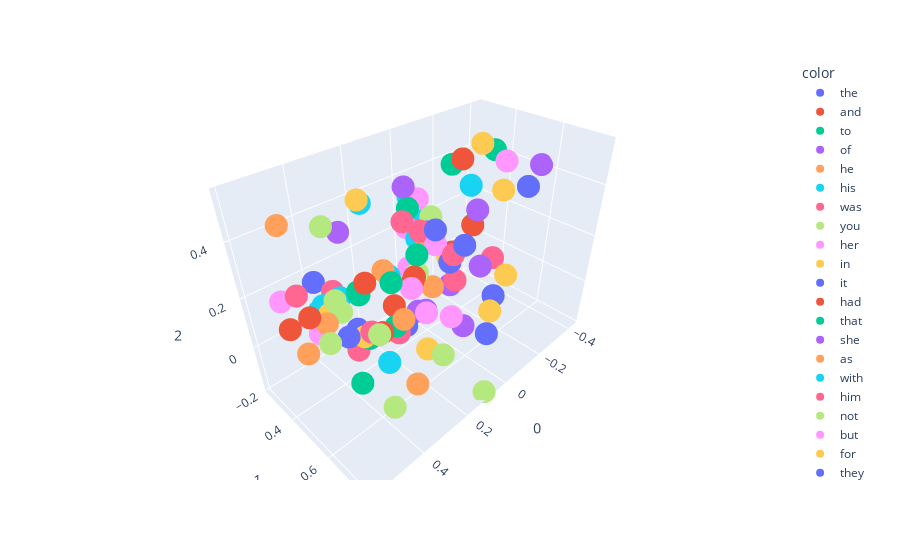

The cell this chart's notebook holds for it:
### Code cell
import plotly.express as px
fig = px.scatter_3d(X[:100],x=0,y=1,z=2, color=y[:100])
fig.show()

### Figure 1 — Plotly figure (JSON) as saved in the notebook; plotly's stock layout.template omitted (floating-point values rounded to 4 significant figures)
{"data": [{"hovertemplate": "color=the<br>0=%{x}<br>1=%{y}<br>2=%{z}<extra></extra>", "legendgroup": "the", "marker": {"color": "#636efa", "symbol": "circle"}, "mode": "markers", "name": "the", "scene": "scene", "showlegend": true, "type": "scatter3d", "x": [-0.1527], "y": [0.5906], "z": [-0.01256]}, {"hovertemplate": "color=and<br>0=%{x}<br>1=%{y}<br>2=%{z}<extra></extra>", "legendgroup": "and", "marker": {"color": "#EF553B", "symbol": "circle"}, "mode": "markers", "name": "and", "scene": "scene", "showlegend": true, "type": "scatter3d", "x": [-0.1857], "y": [0.3528], "z": [0.05522]}, {"hovertemplate": "color=to<br>0=%{x}<br>1=%{y}<br>2=%{z}<extra></extra>", "legendgroup": "to", "marker": {"color": "#00cc96", "symbol": "circle"}, "mode": "markers", "name": "to", "scene": "scene", "showlegend": true, "type": "scatter3d", "x": [0.2967], "y": [0.554], "z": [0.2645]}, {"hovertemplate": "color=of<br>0=%{x}<br>1=%{y}<br>2=%{z}<extra></extra>", "legendgroup": "of", "marker": {"color": "#ab63fa", "symbol": "circle"}, "mode": "markers", "name": "of", "scene": "scene", "showlegend": true, "type": "scatter3d", "x": [-0.01248], "y": [0.3773], "z": [-0.1253]}, {"hovertemplate": "color=he<br>0=%{x}<br>1=%{y}<br>2=%{z}<extra></extra>", "legendgroup": "he", "marker": {"color": "#FFA15A", "symbol": "circle"}, "mode": "markers", "name": "he", "scene": "scene", "showlegend": true, "type": "scatter3d", "x": [0.111], "y": [0.5129], "z": [0.3134]}, {"hovertemplate": "color=his<br>0=%{x}<br>1=%{y}<br>2=%{z}<extra></extra>", "legendgroup": "his", "marker": {"color": "#19d3f3", "symbol": "circle"}, "mode": "markers", "name": "his", "scene": "scene", "showlegend": true, "type": "scatter3d", "x": [-0.02566], "y": [0.2795], "z": [0.3279]}, {"hovertemplate": "color=was<br>0=%{x}<br>1=%{y}<br>2=%{z}<extra></extra>", "legendgroup": "was", "marker": {"color": "#FF6692", "symbol": "circle"}, "mode": "markers", "name": "was", "scene": "scene", "showlegend": true, "type": "scatter3d", "x": [0.09833], "y": [0.3849], "z": [0.3188]}, {"hovertemplate": "color=you<br>0=%{x}<br>1=%{y}<br>2=%{z}<extra></extra>", "legendgroup": "you", "marker": {"color": "#B6E880", "symbol": "circle"}, "mode": "markers", "name": "you", "scene": "scene", "showlegend": true, "type": "scatter3d", "x": [0.5442], "y": [0.5917], "z": [0.214]}, {"hovertemplate": "color=her<br>0=%{x}<br>1=%{y}<br>2=%{z}<extra></extra>", "legendgroup": "her", "marker": {"color": "#FF97FF", "symbol": "circle"}, "mode": "markers", "name": "her", "scene": "scene", "showlegend": true, "type": "scatter3d", "x": [0.001597], "y": [0.3564], "z": [0.3568]}, {"hovertemplate": "color=in<br>0=%{x}<br>1=%{y}<br>2=%{z}<extra></extra>", "legendgroup": "in", "marker": {"color": "#FECB52", "symbol": "circle"}, "mode": "markers", "name": "in", "scene": "scene", "showlegend": true, "type": "scatter3d", "x": [-0.08327], "y": [0.4226], "z": [0.1112]}, {"hovertemplate": "color=it<br>0=%{x}<br>1=%{y}<br>2=%{z}<extra></extra>", "legendgroup": "it", "marker": {"color": "#636efa", "symbol": "circle"}, "mode": "markers", "name": "it", "scene": "scene", "showlegend": true, "type": "scatter3d", "x": [0.1034], "y": [0.6065], "z": [0.2687]}, {"hovertemplate": "color=had<br>0=%{x}<br>1=%{y}<br>2=%{z}<extra></extra>", "legendgroup": "had", "marker": {"color": "#EF553B", "symbol": "circle"}, "mode": "markers", "name": "had", "scene": "scene", "showlegend": true, "type": "scatter3d", "x": [0.1511], "y": [0.4957], "z": [0.1799]}, {"hovertemplate": "color=that<br>0=%{x}<br>1=%{y}<br>2=%{z}<extra></extra>", "legendgroup": "that", "marker": {"color": "#00cc96", "symbol": "circle"}, "mode": "markers", "name": "that", "scene": "scene", "showlegend": true, "type": "scatter3d", "x": [0.3139], "y": [0.588], "z": [0.1285]}, {"hovertemplate": "color=she<br>0=%{x}<br>1=%{y}<br>2=%{z}<extra></extra>", "legendgroup": "she", "marker": {"color": "#ab63fa", "symbol": "circle"}, "mode": "markers", "name": "she", "scene": "scene", "showlegend": true, "type": "scatter3d", "x": [0.07786], "y": [0.4836], "z": [0.3138]}, {"hovertemplate": "color=as<br>0=%{x}<br>1=%{y}<br>2=%{z}<extra></extra>", "legendgroup": "as", "marker": {"color": "#FFA15A", "symbol": "circle"}, "mode": "markers", "name": "as", "scene": "scene", "showlegend": true, "type": "scatter3d", "x": [0.01816], "y": [0.4516], "z": [0.2623]}, {"hovertemplate": "color=with<br>0=%{x}<br>1=%{y}<br>2=%{z}<extra></extra>", "legendgroup": "with", "marker": {"color": "#19d3f3", "symbol": "circle"}, "mode": "markers", "name": "with", "scene": "scene", "showlegend": true, "type": "scatter3d", "x": [-0.101], "y": [0.2857], "z": [0.2124]}, {"hovertemplate": "color=him<br>0=%{x}<br>1=%{y}<br>2=%{z}<extra></extra>", "legendgroup": "him", "marker": {"color": "#FF6692", "symbol": "circle"}, "mode": "markers", "name": "him", "scene": "scene", "showlegend": true, "type": "scatter3d", "x": [0.1266], "y": [0.4995], "z": [0.3438]}, {"hovertemplate": "color=not<br>0=%{x}<br>1=%{y}<br>2=%{z}<extra></extra>", "legendgroup": "not", "marker": {"color": "#B6E880", "symbol": "circle"}, "mode": "markers", "name": "not", "scene": "scene", "showlegend": true, "type": "scatter3d", "x": [0.4624], "y": [0.5336], "z": [0.239]}, {"hovertemplate": "color=but<br>0=%{x}<br>1=%{y}<br>2=%{z}<extra></extra>", "legendgroup": "but", "marker": {"color": "#FF97FF", "symbol": "circle"}, "mode": "markers", "name": "but", "scene": "scene", "showlegend": true, "type": "scatter3d", "x": [0.2382], "y": [0.5767], "z": [0.2242]}, {"hovertemplate": "color=for<br>0=%{x}<br>1=%{y}<br>2=%{z}<extra></extra>", "legendgroup": "for", "marker": {"color": "#FECB52", "symbol": "circle"}, "mode": "markers", "name": "for", "scene": "scene", "showlegend": true, "type": "scatter3d", "x": [0.4512], "y": [0.485], "z": [0.224]}, {"hovertemplate": "color=they<br>0=%{x}<br>1=%{y}<br>2=%{z}<extra></extra>", "legendgroup": "they", "marker": {"color": "#636efa", "symbol": "circle"}, "mode": "markers", "name": "they", "scene": "scene", "showlegend": true, "type": "scatter3d", "x": [0.01486], "y": [0.7002], "z": [-0.02242]}, {"hovertemplate": "color=is<br>0=%{x}<br>1=%{y}<br>2=%{z}<extra></extra>", "legendgroup": "is", "marker": {"color": "#EF553B", "symbol": "circle"}, "mode": "markers", "name": "is", "scene": "scene", "showlegend": true, "type": "scatter3d", "x": [0.5843], "y": [0.4571], "z": [0.2029]}, {"hovertemplate": "color=at<br>0=%{x}<br>1=%{y}<br>2=%{z}<extra></extra>", "legendgroup": "at", "marker": {"color": "#00cc96", "symbol": "circle"}, "mode": "markers", "name": "at", "scene": "scene", "showlegend": true, "type": "scatter3d", "x": [0.05982], "y": [0.3705], "z": [0.3482]}, {"hovertemplate": "color=on<br>0=%{x}<br>1=%{y}<br>2=%{z}<extra></extra>", "legendgroup": "on", "marker": {"color": "#ab63fa", "symbol": "circle"}, "mode": "markers", "name": "on", "scene": "scene", "showlegend": true, "type": "scatter3d", "x": [-0.1998], "y": [0.4556], "z": [0.2753]}, {"hovertemplate": "color=said<br>0=%{x}<br>1=%{y}<br>2=%{z}<extra></extra>", "legendgroup": "said", "marker": {"color": "#FFA15A", "symbol": "circle"}, "mode": "markers", "name": "said", "scene": "scene", "showlegend": true, "type": "scatter3d", "x": [0.5492], "y": [0.4277], "z": [0.508]}, {"hovertemplate": "color=my<br>0=%{x}<br>1=%{y}<br>2=%{z}<extra></extra>", "legendgroup": "my", "marker": {"color": "#19d3f3", "symbol": "circle"}, "mode": "markers", "name": "my", "scene": "scene", "showlegend": true, "type": "scatter3d", "x": [0.4925], "y": [0.466], "z": [0.2198]}, {"hovertemplate": "color=have<br>0=%{x}<br>1=%{y}<br>2=%{z}<extra></extra>", "legendgroup": "have", "marker": {"color": "#FF6692", "symbol": "circle"}, "mode": "markers", "name": "have", "scene": "scene", "showlegend": true, "type": "scatter3d", "x": [0.4148], "y": [0.6012], "z": [0.1782]}, {"hovertemplate": "color=be<br>0=%{x}<br>1=%{y}<br>2=%{z}<extra></extra>", "legendgroup": "be", "marker": {"color": "#B6E880", "symbol": "circle"}, "mode": "markers", "name": "be", "scene": "scene", "showlegend": true, "type": "scatter3d", "x": [0.4096], "y": [0.6293], "z": [0.1831]}, {"hovertemplate": "color=lord<br>0=%{x}<br>1=%{y}<br>2=%{z}<extra></extra>", "legendgroup": "lord", "marker": {"color": "#FF97FF", "symbol": "circle"}, "mode": "markers", "name": "lord", "scene": "scene", "showlegend": true, "type": "scatter3d", "x": [0.4832], "y": [0.4335], "z": [0.107]}, {"hovertemplate": "color=them<br>0=%{x}<br>1=%{y}<br>2=%{z}<extra></extra>", "legendgroup": "them", "marker": {"color": "#FECB52", "symbol": "circle"}, "mode": "markers", "name": "them", "scene": "scene", "showlegend": true, "type": "scatter3d", "x": [-0.01077], "y": [0.6871], "z": [0.05469]}, {"hovertemplate": "color=no<br>0=%{x}<br>1=%{y}<br>2=%{z}<extra></extra>", "legendgroup": "no", "marker": {"color": "#636efa", "symbol": "circle"}, "mode": "markers", "name": "no", "scene": "scene", "showlegend": true, "type": "scatter3d", "x": [0.3993], "y": [0.5104], "z": [0.1213]}, {"hovertemplate": "color=from<br>0=%{x}<br>1=%{y}<br>2=%{z}<extra></extra>", "legendgroup": "from", "marker": {"color": "#EF553B", "symbol": "circle"}, "mode": "markers", "name": "from", "scene": "scene", "showlegend": true, "type": "scatter3d", "x": [-0.1953], "y": [0.4401], "z": [0.2092]}, {"hovertemplate": "color=would<br>0=%{x}<br>1=%{y}<br>2=%{z}<extra></extra>", "legendgroup": "would", "marker": {"color": "#00cc96", "symbol": "circle"}, "mode": "markers", "name": "would", "scene": "scene", "showlegend": true, "type": "scatter3d", "x": [0.4043], "y": [0.5375], "z": [0.2809]}, {"hovertemplate": "color=were<br>0=%{x}<br>1=%{y}<br>2=%{z}<extra></extra>", "legendgroup": "were", "marker": {"color": "#ab63fa", "symbol": "circle"}, "mode": "markers", "name": "were", "scene": "scene", "showlegend": true, "type": "scatter3d", "x": [-0.0185], "y": [0.4969], "z": [0.05918]}, {"hovertemplate": "color=me<br>0=%{x}<br>1=%{y}<br>2=%{z}<extra></extra>", "legendgroup": "me", "marker": {"color": "#FFA15A", "symbol": "circle"}, "mode": "markers", "name": "me", "scene": "scene", "showlegend": true, "type": "scatter3d", "x": [0.5196], "y": [0.5475], "z": [0.2406]}, {"hovertemplate": "color=your<br>0=%{x}<br>1=%{y}<br>2=%{z}<extra></extra>", "legendgroup": "your", "marker": {"color": "#19d3f3", "symbol": "circle"}, "mode": "markers", "name": "your", "scene": "scene", "showlegend": true, "type": "scatter3d", "x": [0.4714], "y": [0.455], "z": [0.2218]}, {"hovertemplate": "color=one<br>0=%{x}<br>1=%{y}<br>2=%{z}<extra></extra>", "legendgroup": "one", "marker": {"color": "#FF6692", "symbol": "circle"}, "mode": "markers", "name": "one", "scene": "scene", "showlegend": true, "type": "scatter3d", "x": [0.04999], "y": [0.5816], "z": [0.159]}, {"hovertemplate": "color=all<br>0=%{x}<br>1=%{y}<br>2=%{z}<extra></extra>", "legendgroup": "all", "marker": {"color": "#B6E880", "symbol": "circle"}, "mode": "markers", "name": "all", "scene": "scene", "showlegend": true, "type": "scatter3d", "x": [0.2302], "y": [0.7046], "z": [0.03198]}, {"hovertemplate": "color=when<br>0=%{x}<br>1=%{y}<br>2=%{z}<extra></extra>", "legendgroup": "when", "marker": {"color": "#FF97FF", "symbol": "circle"}, "mode": "markers", "name": "when", "scene": "scene", "showlegend": true, "type": "scatter3d", "x": [0.1208], "y": [0.5617], "z": [0.3193]}, {"hovertemplate": "color=will<br>0=%{x}<br>1=%{y}<br>2=%{z}<extra></extra>", "legendgroup": "will", "marker": {"color": "#FECB52", "symbol": "circle"}, "mode": "markers", "name": "will", "scene": "scene", "showlegend": true, "type": "scatter3d", "x": [0.4863], "y": [0.5119], "z": [0.2343]}, {"hovertemplate": "color=ser<br>0=%{x}<br>1=%{y}<br>2=%{z}<extra></extra>", "legendgroup": "ser", "marker": {"color": "#636efa", "symbol": "circle"}, "mode": "markers", "name": "ser", "scene": "scene", "showlegend": true, "type": "scatter3d", "x": [0.3879], "y": [0.2682], "z": [0.163]}, {"hovertemplate": "color=if<br>0=%{x}<br>1=%{y}<br>2=%{z}<extra></extra>", "legendgroup": "if", "marker": {"color": "#EF553B", "symbol": "circle"}, "mode": "markers", "name": "if", "scene": "scene", "showlegend": true, "type": "scatter3d", "x": [0.414], "y": [0.5883], "z": [0.3425]}, {"hovertemplate": "color=so<br>0=%{x}<br>1=%{y}<br>2=%{z}<extra></extra>", "legendgroup": "so", "marker": {"color": "#00cc96", "symbol": "circle"}, "mode": "markers", "name": "so", "scene": "scene", "showlegend": true, "type": "scatter3d", "x": [0.1806], "y": [0.5417], "z": [0.3015]}, {"hovertemplate": "color=their<br>0=%{x}<br>1=%{y}<br>2=%{z}<extra></extra>", "legendgroup": "their", "marker": {"color": "#ab63fa", "symbol": "circle"}, "mode": "markers", "name": "their", "scene": "scene", "showlegend": true, "type": "scatter3d", "x": [-0.06274], "y": [0.5284], "z": [-0.1427]}, {"hovertemplate": "color=we<br>0=%{x}<br>1=%{y}<br>2=%{z}<extra></extra>", "legendgroup": "we", "marker": {"color": "#FFA15A", "symbol": "circle"}, "mode": "markers", "name": "we", "scene": "scene", "showlegend": true, "type": "scatter3d", "x": [0.3713], "y": [0.7396], "z": [0.03926]}, {"hovertemplate": "color=could<br>0=%{x}<br>1=%{y}<br>2=%{z}<extra></extra>", "legendgroup": "could", "marker": {"color": "#19d3f3", "symbol": "circle"}, "mode": "markers", "name": "could", "scene": "scene", "showlegend": true, "type": "scatter3d", "x": [0.1162], "y": [0.4731], "z": [0.3011]}, {"hovertemplate": "color=are<br>0=%{x}<br>1=%{y}<br>2=%{z}<extra></extra>", "legendgroup": "are", "marker": {"color": "#FF6692", "symbol": "circle"}, "mode": "markers", "name": "are", "scene": "scene", "showlegend": true, "type": "scatter3d", "x": [0.4123], "y": [0.5225], "z": [0.05195]}, {"hovertemplate": "color=man<br>0=%{x}<br>1=%{y}<br>2=%{z}<extra></extra>", "legendgroup": "man", "marker": {"color": "#B6E880", "symbol": "circle"}, "mode": "markers", "name": "man", "scene": "scene", "showlegend": true, "type": "scatter3d", "x": [0.1292], "y": [0.4862], "z": [0.1804]}, {"hovertemplate": "color=there<br>0=%{x}<br>1=%{y}<br>2=%{z}<extra></extra>", "legendgroup": "there", "marker": {"color": "#FF97FF", "symbol": "circle"}, "mode": "markers", "name": "there", "scene": "scene", "showlegend": true, "type": "scatter3d", "x": [0.09824], "y": [0.6135], "z": [0.05082]}, {"hovertemplate": "color=this<br>0=%{x}<br>1=%{y}<br>2=%{z}<extra></extra>", "legendgroup": "this", "marker": {"color": "#FECB52", "symbol": "circle"}, "mode": "markers", "name": "this", "scene": "scene", "showlegend": true, "type": "scatter3d", "x": [0.4327], "y": [0.5895], "z": [0.164]}, {"hovertemplate": "color=up<br>0=%{x}<br>1=%{y}<br>2=%{z}<extra></extra>", "legendgroup": "up", "marker": {"color": "#636efa", "symbol": "circle"}, "mode": "markers", "name": "up", "scene": "scene", "showlegend": true, "type": "scatter3d", "x": [-0.3771], "y": [0.54], "z": [0.3355]}, {"hovertemplate": "color=been<br>0=%{x}<br>1=%{y}<br>2=%{z}<extra></extra>", "legendgroup": "been", "marker": {"color": "#EF553B", "symbol": "circle"}, "mode": "markers", "name": "been", "scene": "scene", "showlegend": true, "type": "scatter3d", "x": [0.1776], "y": [0.5144], "z": [0.1815]}, {"hovertemplate": "color=what<br>0=%{x}<br>1=%{y}<br>2=%{z}<extra></extra>", "legendgroup": "what", "marker": {"color": "#00cc96", "symbol": "circle"}, "mode": "markers", "name": "what", "scene": "scene", "showlegend": true, "type": "scatter3d", "x": [0.4113], "y": [0.5842], "z": [0.1402]}, {"hovertemplate": "color=did<br>0=%{x}<br>1=%{y}<br>2=%{z}<extra></extra>", "legendgroup": "did", "marker": {"color": "#ab63fa", "symbol": "circle"}, "mode": "markers", "name": "did", "scene": "scene", "showlegend": true, "type": "scatter3d", "x": [0.3675], "y": [0.4163], "z": [0.4065]}, {"hovertemplate": "color=by<br>0=%{x}<br>1=%{y}<br>2=%{z}<extra></extra>", "legendgroup": "by", "marker": {"color": "#FFA15A", "symbol": "circle"}, "mode": "markers", "name": "by", "scene": "scene", "showlegend": true, "type": "scatter3d", "x": [0.03333], "y": [0.4599], "z": [0.05841]}, {"hovertemplate": "color=king<br>0=%{x}<br>1=%{y}<br>2=%{z}<extra></extra>", "legendgroup": "king", "marker": {"color": "#19d3f3", "symbol": "circle"}, "mode": "markers", "name": "king", "scene": "scene", "showlegend": true, "type": "scatter3d", "x": [0.4003], "y": [0.654], "z": [0.08518]}, {"hovertemplate": "color=do<br>0=%{x}<br>1=%{y}<br>2=%{z}<extra></extra>", "legendgroup": "do", "marker": {"color": "#FF6692", "symbol": "circle"}, "mode": "markers", "name": "do", "scene": "scene", "showlegend": true, "type": "scatter3d", "x": [0.5647], "y": [0.4924], "z": [0.3298]}, {"hovertemplate": "color=men<br>0=%{x}<br>1=%{y}<br>2=%{z}<extra></extra>", "legendgroup": "men", "marker": {"color": "#B6E880", "symbol": "circle"}, "mode": "markers", "name": "men", "scene": "scene", "showlegend": true, "type": "scatter3d", "x": [0.09997], "y": [0.7747], "z": [-0.1836]}, {"hovertemplate": "color=back<br>0=%{x}<br>1=%{y}<br>2=%{z}<extra></extra>", "legendgroup": "back", "marker": {"color": "#FF97FF", "symbol": "circle"}, "mode": "markers", "name": "back", "scene": "scene", "showlegend": true, "type": "scatter3d", "x": [-0.1775], "y": [0.5812], "z": [0.5058]}, {"hovertemplate": "color=out<br>0=%{x}<br>1=%{y}<br>2=%{z}<extra></extra>", "legendgroup": "out", "marker": {"color": "#FECB52", "symbol": "circle"}, "mode": "markers", "name": "out", "scene": "scene", "showlegend": true, "type": "scatter3d", "x": [-0.227], "y": [0.5419], "z": [0.3742]}, {"hovertemplate": "color=more<br>0=%{x}<br>1=%{y}<br>2=%{z}<extra></extra>", "legendgroup": "more", "marker": {"color": "#636efa", "symbol": "circle"}, "mode": "markers", "name": "more", "scene": "scene", "showlegend": true, "type": "scatter3d", "x": [0.2483], "y": [0.5598], "z": [0.07205]}, {"hovertemplate": "color=or<br>0=%{x}<br>1=%{y}<br>2=%{z}<extra></extra>", "legendgroup": "or", "marker": {"color": "#EF553B", "symbol": "circle"}, "mode": "markers", "name": "or", "scene": "scene", "showlegend": true, "type": "scatter3d", "x": [0.3623], "y": [0.5818], "z": [0.1297]}, {"hovertemplate": "color=who<br>0=%{x}<br>1=%{y}<br>2=%{z}<extra></extra>", "legendgroup": "who", "marker": {"color": "#00cc96", "symbol": "circle"}, "mode": "markers", "name": "who", "scene": "scene", "showlegend": true, "type": "scatter3d", "x": [0.4464], "y": [0.5735], "z": [-0.02852]}, {"hovertemplate": "color=down<br>0=%{x}<br>1=%{y}<br>2=%{z}<extra></extra>", "legendgroup": "down", "marker": {"color": "#ab63fa", "symbol": "circle"}, "mode": "markers", "name": "down", "scene": "scene", "showlegend": true, "type": "scatter3d", "x": [-0.4248], "y": [0.5527], "z": [0.4091]}, {"hovertemplate": "color=well<br>0=%{x}<br>1=%{y}<br>2=%{z}<extra></extra>", "legendgroup": "well", "marker": {"color": "#FFA15A", "symbol": "circle"}, "mode": "markers", "name": "well", "scene": "scene", "showlegend": true, "type": "scatter3d", "x": [0.3584], "y": [0.5576], "z": [0.1019]}, {"hovertemplate": "color=than<br>0=%{x}<br>1=%{y}<br>2=%{z}<extra></extra>", "legendgroup": "than", "marker": {"color": "#19d3f3", "symbol": "circle"}, "mode": "markers", "name": "than", "scene": "scene", "showlegend": true, "type": "scatter3d", "x": [0.205], "y": [0.4329], "z": [0.1786]}, {"hovertemplate": "color=only<br>0=%{x}<br>1=%{y}<br>2=%{z}<extra></extra>", "legendgroup": "only", "marker": {"color": "#FF6692", "symbol": "circle"}, "mode": "markers", "name": "only", "scene": "scene", "showlegend": true, "type": "scatter3d", "x": [0.3], "y": [0.5832], "z": [0.08928]}, {"hovertemplate": "color=like<br>0=%{x}<br>1=%{y}<br>2=%{z}<extra></extra>", "legendgroup": "like", "marker": {"color": "#B6E880", "symbol": "circle"}, "mode": "markers", "name": "like", "scene": "scene", "showlegend": true, "type": "scatter3d", "x": [-0.06981], "y": [0.3489], "z": [0.257]}, {"hovertemplate": "color=jon<br>0=%{x}<br>1=%{y}<br>2=%{z}<extra></extra>", "legendgroup": "jon", "marker": {"color": "#FF97FF", "symbol": "circle"}, "mode": "markers", "name": "jon", "scene": "scene", "showlegend": true, "type": "scatter3d", "x": [0.07062], "y": [0.3727], "z": [0.2806]}, {"hovertemplate": "color=some<br>0=%{x}<br>1=%{y}<br>2=%{z}<extra></extra>", "legendgroup": "some", "marker": {"color": "#FECB52", "symbol": "circle"}, "mode": "markers", "name": "some", "scene": "scene", "showlegend": true, "type": "scatter3d", "x": [0.1459], "y": [0.549], "z": [-0.1075]}, {"hovertemplate": "color=father<br>0=%{x}<br>1=%{y}<br>2=%{z}<extra></extra>", "legendgroup": "father", "marker": {"color": "#636efa", "symbol": "circle"}, "mode": "markers", "name": "father", "scene": "scene", "showlegend": true, "type": "scatter3d", "x": [0.494], "y": [0.6053], "z": [0.2135]}, {"hovertemplate": "color=old<br>0=%{x}<br>1=%{y}<br>2=%{z}<extra></extra>", "legendgroup": "old", "marker": {"color": "#EF553B", "symbol": "circle"}, "mode": "markers", "name": "old", "scene": "scene", "showlegend": true, "type": "scatter3d", "x": [0.1691], "y": [0.4073], "z": [0.01943]}, {"hovertemplate": "color=hand<br>0=%{x}<br>1=%{y}<br>2=%{z}<extra></extra>", "legendgroup": "hand", "marker": {"color": "#00cc96", "symbol": "circle"}, "mode": "markers", "name": "hand", "scene": "scene", "showlegend": true, "type": "scatter3d", "x": [-0.04271], "y": [0.4715], "z": [0.5026]}, {"hovertemplate": "color=even<br>0=%{x}<br>1=%{y}<br>2=%{z}<extra></extra>", "legendgroup": "even", "marker": {"color": "#ab63fa", "symbol": "circle"}, "mode": "markers", "name": "even", "scene": "scene", "showlegend": true, "type": "scatter3d", "x": [0.1822], "y": [0.5434], "z": [0.08314]}, {"hovertemplate": "color=too<br>0=%{x}<br>1=%{y}<br>2=%{z}<extra></extra>", "legendgroup": "too", "marker": {"color": "#FFA15A", "symbol": "circle"}, "mode": "markers", "name": "too", "scene": "scene", "showlegend": true, "type": "scatter3d", "x": [0.2406], "y": [0.4484], "z": [0.2263]}, {"hovertemplate": "color=tyrion<br>0=%{x}<br>1=%{y}<br>2=%{z}<extra></extra>", "legendgroup": "tyrion", "marker": {"color": "#19d3f3", "symbol": "circle"}, "mode": "markers", "name": "tyrion", "scene": "scene", "showlegend": true, "type": "scatter3d", "x": [0.1628], "y": [0.2478], "z": [0.359]}, {"hovertemplate": "color=before<br>0=%{x}<br>1=%{y}<br>2=%{z}<extra></extra>", "legendgroup": "before", "marker": {"color": "#FF6692", "symbol": "circle"}, "mode": "markers", "name": "before", "scene": "scene", "showlegend": true, "type": "scatter3d", "x": [0.115], "y": [0.6309], "z": [0.3131]}, {"hovertemplate": "color=never<br>0=%{x}<br>1=%{y}<br>2=%{z}<extra></extra>", "legendgroup": "never", "marker": {"color": "#B6E880", "symbol": "circle"}, "mode": "markers", "name": "never", "scene": "scene", "showlegend": true, "type": "scatter3d", "x": [0.4718], "y": [0.5239], "z": [0.2793]}, {"hovertemplate": "color=an<br>0=%{x}<br>1=%{y}<br>2=%{z}<extra></extra>", "legendgroup": "an", "marker": {"color": "#FF97FF", "symbol": "circle"}, "mode": "markers", "name": "an", "scene": "scene", "showlegend": true, "type": "scatter3d", "x": [0.04986], "y": [0.3557], "z": [0.09752]}, {"hovertemplate": "color=off<br>0=%{x}<br>1=%{y}<br>2=%{z}<extra></extra>", "legendgroup": "off", "marker": {"color": "#FECB52", "symbol": "circle"}, "mode": "markers", "name": "off", "scene": "scene", "showlegend": true, "type": "scatter3d", "x": [-0.2851], "y": [0.3917], "z": [0.4819]}, {"hovertemplate": "color=see<br>0=%{x}<br>1=%{y}<br>2=%{z}<extra></extra>", "legendgroup": "see", "marker": {"color": "#636efa", "symbol": "circle"}, "mode": "markers", "name": "see", "scene": "scene", "showlegend": true, "type": "scatter3d", "x": [0.1789], "y": [0.6184], "z": [0.4198]}, {"hovertemplate": "color=know<br>0=%{x}<br>1=%{y}<br>2=%{z}<extra></extra>", "legendgroup": "know", "marker": {"color": "#EF553B", "symbol": "circle"}, "mode": "markers", "name": "know", "scene": "scene", "showlegend": true, "type": "scatter3d", "x": [0.5588], "y": [0.5317], "z": [0.2757]}, {"hovertemplate": "color=into<br>0=%{x}<br>1=%{y}<br>2=%{z}<extra></extra>", "legendgroup": "into", "marker": {"color": "#00cc96", "symbol": "circle"}, "mode": "markers", "name": "into", "scene": "scene", "showlegend": true, "type": "scatter3d", "x": [-0.3847], "y": [0.3725], "z": [0.4247]}, {"hovertemplate": "color=made<br>0=%{x}<br>1=%{y}<br>2=%{z}<extra></extra>", "legendgroup": "made", "marker": {"color": "#ab63fa", "symbol": "circle"}, "mode": "markers", "name": "made", "scene": "scene", "showlegend": true, "type": "scatter3d", "x": [0.04403], "y": [0.335], "z": [0.4077]}, {"hovertemplate": "color=now<br>0=%{x}<br>1=%{y}<br>2=%{z}<extra></extra>", "legendgroup": "now", "marker": {"color": "#FFA15A", "symbol": "circle"}, "mode": "markers", "name": "now", "scene": "scene", "showlegend": true, "type": "scatter3d", "x": [0.3409], "y": [0.6558], "z": [0.2131]}, {"hovertemplate": "color=eyes<br>0=%{x}<br>1=%{y}<br>2=%{z}<extra></extra>", "legendgroup": "eyes", "marker": {"color": "#19d3f3", "symbol": "circle"}, "mode": "markers", "name": "eyes", "scene": "scene", "showlegend": true, "type": "scatter3d", "x": [-0.1574], "y": [0.4559], "z": [0.3862]}, {"hovertemplate": "color=black<br>0=%{x}<br>1=%{y}<br>2=%{z}<extra></extra>", "legendgroup": "black", "marker": {"color": "#FF6692", "symbol": "circle"}, "mode": "markers", "name": "black", "scene": "scene", "showlegend": true, "type": "scatter3d", "x": [-0.3864], "y": [0.3975], "z": [-0.04616]}, {"hovertemplate": "color=told<br>0=%{x}<br>1=%{y}<br>2=%{z}<extra></extra>", "legendgroup": "told", "marker": {"color": "#B6E880", "symbol": "circle"}, "mode": "markers", "name": "told", "scene": "scene", "showlegend": true, "type": "scatter3d", "x": [0.4721], "y": [0.5059], "z": [0.5052]}, {"hovertemplate": "color=lady<br>0=%{x}<br>1=%{y}<br>2=%{z}<extra></extra>", "legendgroup": "lady", "marker": {"color": "#FF97FF", "symbol": "circle"}, "mode": "markers", "name": "lady", "scene": "scene", "showlegend": true, "type": "scatter3d", "x": [0.5379], "y": [0.3299], "z": [0.2022]}, {"hovertemplate": "color=thought<br>0=%{x}<br>1=%{y}<br>2=%{z}<extra></extra>", "legendgroup": "thought", "marker": {"color": "#FECB52", "symbol": "circle"}, "mode": "markers", "name": "thought", "scene": "scene", "showlegend": true, "type": "scatter3d", "x": [0.3617], "y": [0.5125], "z": [0.5414]}, {"hovertemplate": "color=time<br>0=%{x}<br>1=%{y}<br>2=%{z}<extra></extra>", "legendgroup": "time", "marker": {"color": "#636efa", "symbol": "circle"}, "mode": "markers", "name": "time", "scene": "scene", "showlegend": true, "type": "scatter3d", "x": [0.1033], "y": [0.6633], "z": [0.3553]}, {"hovertemplate": "color=then<br>0=%{x}<br>1=%{y}<br>2=%{z}<extra></extra>", "legendgroup": "then", "marker": {"color": "#EF553B", "symbol": "circle"}, "mode": "markers", "name": "then", "scene": "scene", "showlegend": true, "type": "scatter3d", "x": [-0.07002], "y": [0.4908], "z": [0.5179]}, {"hovertemplate": "color=how<br>0=%{x}<br>1=%{y}<br>2=%{z}<extra></extra>", "legendgroup": "how", "marker": {"color": "#00cc96", "symbol": "circle"}, "mode": "markers", "name": "how", "scene": "scene", "showlegend": true, "type": "scatter3d", "x": [0.3846], "y": [0.5133], "z": [0.2452]}, {"hovertemplate": "color=long<br>0=%{x}<br>1=%{y}<br>2=%{z}<extra></extra>", "legendgroup": "long", "marker": {"color": "#ab63fa", "symbol": "circle"}, "mode": "markers", "name": "long", "scene": "scene", "showlegend": true, "type": "scatter3d", "x": [-0.1417], "y": [0.5298], "z": [0.09585]}, {"hovertemplate": "color=has<br>0=%{x}<br>1=%{y}<br>2=%{z}<extra></extra>", "legendgroup": "has", "marker": {"color": "#FFA15A", "symbol": "circle"}, "mode": "markers", "name": "has", "scene": "scene", "showlegend": true, "type": "scatter3d", "x": [0.5471], "y": [0.4618], "z": [0.08727]}, {"hovertemplate": "color=can<br>0=%{x}<br>1=%{y}<br>2=%{z}<extra></extra>", "legendgroup": "can", "marker": {"color": "#19d3f3", "symbol": "circle"}, "mode": "markers", "name": "can", "scene": "scene", "showlegend": true, "type": "scatter3d", "x": [0.4229], "y": [0.4727], "z": [0.2336]}, {"hovertemplate": "color=might<br>0=%{x}<br>1=%{y}<br>2=%{z}<extra></extra>", "legendgroup": "might", "marker": {"color": "#FF6692", "symbol": "circle"}, "mode": "markers", "name": "might", "scene": "scene", "showlegend": true, "type": "scatter3d", "x": [0.421], "y": [0.4335], "z": [0.2345]}, {"hovertemplate": "color=us<br>0=%{x}<br>1=%{y}<br>2=%{z}<extra></extra>", "legendgroup": "us", "marker": {"color": "#B6E880", "symbol": "circle"}, "mode": "markers", "name": "us", "scene": "scene", "showlegend": true, "type": "scatter3d", "x": [0.4486], "y": [0.7258], "z": [-0.007764]}, {"hovertemplate": "color=come<br>0=%{x}<br>1=%{y}<br>2=%{z}<extra></extra>", "legendgroup": "come", "marker": {"color": "#FF97FF", "symbol": "circle"}, "mode": "markers", "name": "come", "scene": "scene", "showlegend": true, "type": "scatter3d", "x": [0.3411], "y": [0.7473], "z": [0.2915]}, {"hovertemplate": "color=where<br>0=%{x}<br>1=%{y}<br>2=%{z}<extra></extra>", "legendgroup": "where", "marker": {"color": "#FECB52", "symbol": "circle"}, "mode": "markers", "name": "where", "scene": "scene", "showlegend": true, "type": "scatter3d", "x": [-0.1412], "y": [0.6452], "z": [0.1149]}], "layout": {"legend": {"title": {"text": "color"}, "tracegroupgap": 0}, "margin": {"t": 60}, "scene": {"domain": {"x": [0, 1], "y": [0, 1]}, "xaxis": {"title": {"text": "0"}}, "yaxis": {"title": {"text": "1"}}, "zaxis": {"title": {"text": "2"}}}}}
